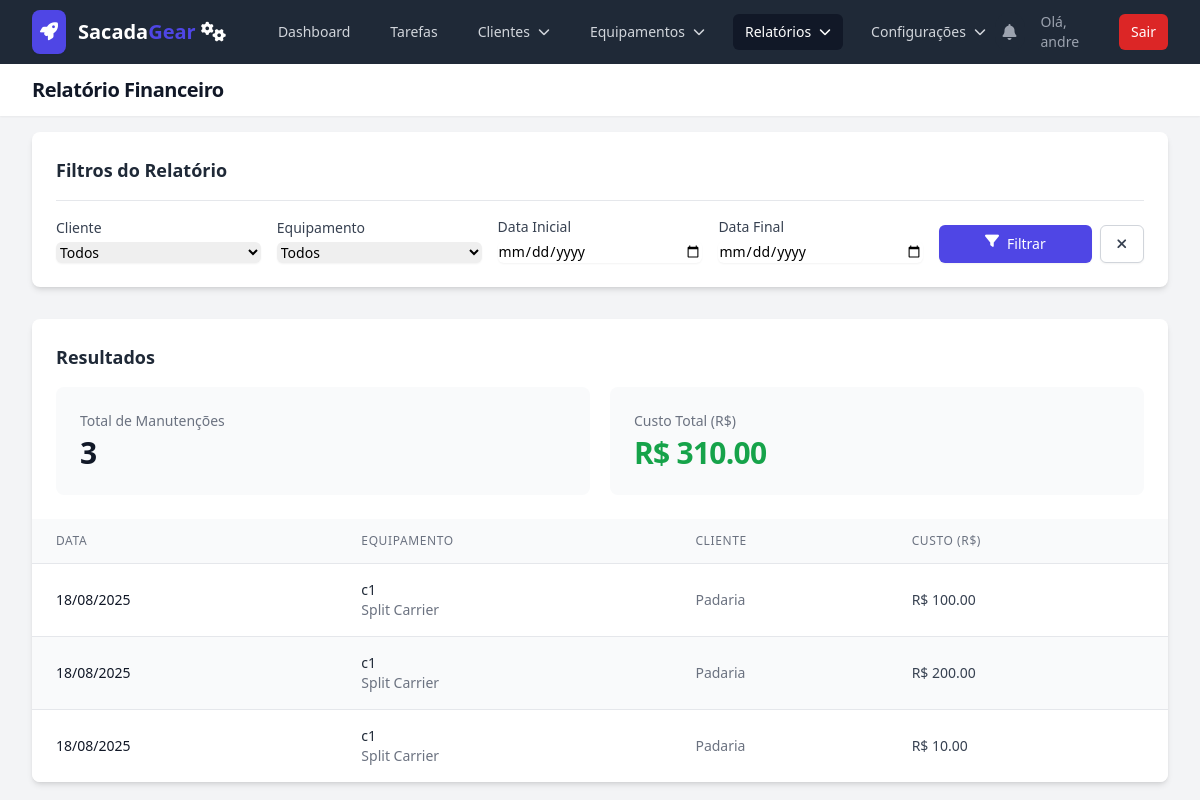
Screenshot of /reports/financial (signed in) with the database file from the repository.
### models.py (models this page shows, shortened)
class User(UserMixin, db.Model):
    id = db.Column(db.Integer, primary_key=True)
    username = db.Column(db.String(80), unique=True, nullable=False)
    password_hash = db.Column(db.String(200), nullable=False)
    role = db.Column(db.String(20), nullable=False, default='technician')
    equipments = db.relationship('Equipment', backref='operator', lazy=True)
    maintenance_records = db.relationship('MaintenanceHistory', backref='technician', lazy=True)
    created_tasks = db.relationship('Task', back_populates='creator', foreign_keys='Task.creator_id')

class MaintenanceHistory(db.Model):
    id = db.Column(db.Integer, primary_key=True)
    maintenance_date = db.Column(db.Date, nullable=False, default=datetime.utcnow)
    category = db.Column(db.String(50), nullable=False)
    description = db.Column(db.Text, nullable=False)
    equipment_id = db.Column(db.Integer, db.ForeignKey('equipment.id'), nullable=False)
    technician_id = db.Column(db.Integer, db.ForeignKey('user.id'), nullable=False)
    cost = db.Column(db.Numeric(10, 2), nullable=True)

class Equipment(db.Model):
    id = db.Column(db.Integer, primary_key=True)
    code = db.Column(db.String(50), nullable=False, unique=True)
    model = db.Column(db.String(150), nullable=False)
    location = db.Column(db.String(200), nullable=False)
    description = db.Column(db.Text, nullable=True)
    install_date = db.Column(db.Date, nullable=True)
    last_maintenance_date = db.Column(db.Date, nullable=True)
    next_maintenance_date = db.Column(db.Date, nullable=False)
    user_id = db.Column(db.Integer, db.ForeignKey('user.id'), nullable=False)
    client_id = db.Column(db.Integer, db.ForeignKey('client.id'), nullable=False)
    is_archived = db.Column(db.Boolean, default=False, nullable=False)
    maintenance_history = db.relationship('MaintenanceHistory', backref='equipment', lazy='dynamic', cascade="all, delete-orphan")

class Client(db.Model):
    id = db.Column(db.Integer, primary_key=True)
    name = db.Column(db.String(150), nullable=False, unique=True)
    address = db.Column(db.String(250), nullable=True)
    contact_person = db.Column(db.String(100), nullable=True)
    phone = db.Column(db.String(20), nullable=True)
    equipments = db.relationship('Equipment', backref='client', lazy=True)
    is_archived = db.Column(db.Boolean, default=False, nullable=False)

### app.py (the view)
    @app.route('/reports/financial')
    @login_required
    @admin_required
    def financial_report():
        clients = Client.query.filter_by(is_archived=False).order_by(Client.name).all()
        equipments = Equipment.query.filter_by(is_archived=False).order_by(Equipment.code).all()
        client_id = request.args.get('client_id', type=int)
        equipment_id = request.args.get('equipment_id', type=int) # <-- NOVO
        start_date_str = request.args.get('start_date')
        end_date_str = request.args.get('end_date')
        query = db.session.query(MaintenanceHistory).join(Equipment)
        if client_id:
            query = query.filter(Equipment.client_id == client_id)
        if equipment_id: # <-- NOVO
            query = query.filter(MaintenanceHistory.equipment_id == equipment_id)
        if start_date_str:
            start_date = datetime.strptime(start_date_str, '%Y-%m-%d').date()
            query = query.filter(MaintenanceHistory.maintenance_date >= start_date)
        if end_date_str:
            end_date = datetime.strptime(end_date_str, '%Y-%m-%d').date()
            query = query.filter(MaintenanceHistory.maintenance_date <= end_date)
        records = query.order_by(desc(MaintenanceHistory.maintenance_date)).all()
        total_cost = sum(record.cost for record in records if record.cost is not None)
        return render_template('financial_report.html',
                               clients=clients,
                               equipments=equipments, # <-- NOVO
                               records=records,
                               total_cost=total_cost,
                               filters=request.args)

### templates/financial_report.html (shortened to what this page needs)
{% extends "base.html" %}
{% block header %}Relatório Financeiro{% endblock %}
{% block content %}
<div class="space-y-8">
    <div class="bg-white p-4 sm:p-6 rounded-lg shadow-md">
        <h2 class="text-lg font-semibold text-gray-800 border-b border-gray-200 pb-4">Filtros do Relatório</h2>
        <form method="GET" action="{{ url_for('financial_report') }}" class="mt-4">
            <div class="grid grid-cols-1 sm:grid-cols-2 lg:grid-cols-5 gap-4 items-end">
                <div>
                    <label for="client_id" class="block text-sm font-medium text-gray-700">Cliente</label>
                    <select id="client_id" name="client_id" class="mt-1 block w-full rounded-md border-gray-300 shadow-sm focus:border-indigo-500 focus:ring-indigo-500 sm:text-sm">
                        <option value="">Todos</option>
                    </select>
                </div>
                <div>
                    <label for="equipment_id" class="block text-sm font-medium text-gray-700">Equipamento</label>
                    <select id="equipment_id" name="equipment_id" class="mt-1 block w-full rounded-md border-gray-300 shadow-sm focus:border-indigo-500 focus:ring-indigo-500 sm:text-sm">
                        <option value="">Todos</option>
                    </select>
                </div>
                <div>
                    <label for="start_date" class="block text-sm font-medium text-gray-700">Data Inicial</label>
                    <input type="date" name="start_date" id="start_date" value="{{ filters.get('start_date', '') }}" class="mt-1 block w-full rounded-md border-gray-300 shadow-sm focus:border-indigo-500 focus:ring-indigo-500 sm:text-sm">
                </div>
                <div>
                    <label for="end_date" class="block text-sm font-medium text-gray-700">Data Final</label>
                    <input type="date" name="end_date" id="end_date" value="{{ filters.get('end_date', '') }}" class="mt-1 block w-full rounded-md border-gray-300 shadow-sm focus:border-indigo-500 focus:ring-indigo-500 sm:text-sm">
                </div>
                <div class="flex gap-2">
                    <button type="submit" class="w-full inline-flex justify-center rounded-md border border-transparent bg-indigo-600 py-2 px-4 text-sm font-medium text-white shadow-sm hover:bg-indigo-700">
                        <i class="fas fa-filter mr-2"></i>Filtrar
                    </button>
                    <a href="{{ url_for('financial_report') }}" title="Limpar Filtros" class="inline-flex justify-center items-center rounded-md border border-gray-300 bg-white py-2 px-4 text-sm font-medium text-gray-700 shadow-sm hover:bg-gray-50">
                        <i class="fas fa-times"></i>
                    </a>
                </div>
            </div>
        </form>
    </div>
    <div class="bg-white shadow-md rounded-lg overflow-hidden">
        <div class="p-4 sm:p-6">
            <h2 class="text-lg font-semibold text-gray-800">Resultados</h2>
            {% if records %}
                <div class="mt-4">
                    <dl class="grid grid-cols-1 gap-5 sm:grid-cols-2">
                        <div class="overflow-hidden rounded-lg bg-gray-50 px-4 py-5 sm:p-6">
                            <dt class="truncate text-sm font-medium text-gray-500">Total de Manutenções</dt>
                            <dd class="mt-1 text-3xl font-semibold tracking-tight text-gray-900">{{ records|length }}</dd>
                        </div>
                        <div class="overflow-hidden rounded-lg bg-gray-50 px-4 py-5 sm:p-6">
                            <dt class="truncate text-sm font-medium text-gray-500">Custo Total (R$)</dt>
                            <dd class="mt-1 text-3xl font-semibold tracking-tight text-green-600">R$ {{ '%.2f'|format(total_cost) }}</dd>
                        </div>
                    </dl>
                </div>
            {% endif %}
        </div>
        <div class="overflow-x-auto">
            <table class="min-w-full divide-y divide-gray-200">
                <thead class="bg-gray-50">
                    <tr>
                        <th scope="col" class="py-3.5 pl-4 pr-3 text-left text-xs font-medium text-gray-500 uppercase tracking-wider sm:pl-6">Data</th>
                        <th scope="col" class="px-3 py-3.5 text-left text-xs font-medium text-gray-500 uppercase tracking-wider">Equipamento</th>
                        <th scope="col" class="px-3 py-3.5 text-left text-xs font-medium text-gray-500 uppercase tracking-wider">Cliente</th>
                        <th scope="col" class="px-3 py-3.5 text-left text-xs font-medium text-gray-500 uppercase tracking-wider">Custo (R$)</th>
                    </tr>
                </thead>
                <tbody class="bg-white divide-y divide-gray-200">
                    {% for record in records %}
                    <tr class="even:bg-gray-50">
                        <td class="whitespace-nowrap py-4 pl-4 pr-3 text-sm font-medium text-gray-900 sm:pl-6">{{ record.maintenance_date.strftime('%d/%m/%Y') }}</td>
                        <td class="px-3 py-4 text-sm text-gray-500">
                            <div class="font-medium text-gray-800">{{ record.equipment.code }}</div>
                            <div class="text-gray-500">{{ record.equipment.model }}</div>
                        </td>
                        <td class="px-3 py-4 text-sm text-gray-500">{{ record.equipment.client.name }}</td>
                        <td class="px-3 py-4 text-sm font-medium text-gray-700">R$ {{ '%.2f'|format(record.cost) if record.cost is not none else '0.00' }}</td>
                    </tr>
                    {% endfor %}
                </tbody>
            </table>
        </div>
    </div>
</div>
{% endblock %}

### templates/base.html (shortened to what this page needs)
<!DOCTYPE html>
<html lang="pt-br" class="h-full bg-gray-100">
<head>
    <script src="https://cdn.tailwindcss.com"></script>
    <link rel="stylesheet" href="https://rsms.me/inter/inter.css">
    <link rel="stylesheet" href="https://cdnjs.cloudflare.com/ajax/libs/font-awesome/6.5.2/css/all.min.css">
</head>
<body class="h-full">
    <div class="min-h-full">
        <nav class="bg-gray-800" x-data="{ mobileMenuOpen: false }">
            <div class="mx-auto max-w-7xl px-4 sm:px-6 lg:px-8">
                <div class="flex h-16 items-center justify-between">
                    <div class="flex items-center">
                        <div class="flex-shrink-0">
                           <a href="{{ url_for('dashboard') if current_user.is_authenticated else url_for('login') }}" class="flex items-center space-x-3 rtl:space-x-reverse">
                               <div class="bg-primary-600 text-white p-2 rounded-lg shadow-sm"><i class="fas fa-rocket text-lg"></i></div>
                               <span class="text-xl font-bold text-white">Sacada<span class="text-primary-600">Gear</span> <i class="fa-solid fa-gears"></i></span>
                           </a>
                        </div>
                        <div class="hidden md:block">
                            <div class="ml-10 flex items-baseline space-x-4">
                                {% if current_user.is_authenticated %}
                                    <a href="{{ url_for('dashboard') }}" class="{% if request.endpoint == 'dashboard' %}bg-gray-900 text-white{% else %}text-gray-300 hover:bg-gray-700 hover:text-white{% endif %} rounded-md px-3 py-2 text-sm font-medium">Dashboard</a>
                                    <a href="{{ url_for('technician_tasks') }}" class="{% if request.endpoint == 'technician_tasks' %}bg-gray-900 text-white{% else %}text-gray-300 hover:bg-gray-700 hover:text-white{% endif %} rounded-md px-3 py-2 text-sm font-medium">Tarefas</a>
                                    {% if current_user.role == 'admin' %}
                                    <div x-data="{ open: false }" class="relative">
                                        <button @click="open = !open" @click.away="open = false" class="{% if request.endpoint in ['client_list', 'new_client', 'edit_client', 'archived_clients'] %}bg-gray-900 text-white{% else %}text-gray-300 hover:bg-gray-700 hover:text-white{% endif %} rounded-md px-3 py-2 text-sm font-medium flex items-center">
                                            <span>Clientes</span><i class="fas fa-chevron-down ml-2 text-xs"></i>
                                        </button>
                                    </div>
                                    <div x-data="{ open: false }" class="relative">
                                        <button @click="open = !open" @click.away="open = false" class="{% if request.endpoint in ['equipment_list', 'new_equipment', 'edit_equipment', 'archived_list'] %}bg-gray-900 text-white{% else %}text-gray-300 hover:bg-gray-700 hover:text-white{% endif %} rounded-md px-3 py-2 text-sm font-medium flex items-center">
                                            <span>Equipamentos</span><i class="fas fa-chevron-down ml-2 text-xs"></i>
                                        </button>
                                    </div>
                                    <div x-data="{ open: false }" class="relative">
                                        <button @click="open = !open" @click.away="open = false" class="{% if request.endpoint in ['financial_report', 'full_history'] %}bg-gray-900 text-white{% else %}text-gray-300 hover:bg-gray-700 hover:text-white{% endif %} rounded-md px-3 py-2 text-sm font-medium flex items-center">
                                            <span>Relatórios</span><i class="fas fa-chevron-down ml-2 text-xs"></i>
                                        </button>
                                    </div>
                                    <div x-data="{ open: false }" class="relative">
                                        <button @click="open = !open" @click.away="open = false" class="{% if request.endpoint in ['manage_settings', 'user_list'] %}bg-gray-900 text-white{% else %}text-gray-300 hover:bg-gray-700 hover:text-white{% endif %} rounded-md px-3 py-2 text-sm font-medium flex items-center">
                                            <span>Configurações</span><i class="fas fa-chevron-down ml-2 text-xs"></i>
                                        </button>
                                    </div>
                                    {% endif %}
                                {% endif %}
                            </div>
                        </div>
                    </div>
                    <div class="hidden md:block">
                        <div class="ml-4 flex items-center md:ml-6">
                            {% if current_user.is_authenticated %}
                            <div x-data="{ open: false }" class="relative">
                                <button @click="open = !open" class="relative rounded-full bg-gray-800 p-2 text-gray-400 hover:text-white focus:outline-none focus:ring-2 focus:ring-white focus:ring-offset-2 focus:ring-offset-gray-800">
                                    <i class="fas fa-bell"></i>
                                </button>
                            </div>
                            <span class="text-gray-400 text-sm ml-4 mr-4">Olá, {{ current_user.username }}</span>
                            <a href="{{ url_for('logout') }}" class="rounded-md bg-red-600 px-3 py-2 text-sm font-medium text-white hover:bg-red-700">Sair</a>
                            {% else %}
                            <a href="{{ url_for('login') }}" class="text-gray-300 hover:bg-gray-700 hover:text-white rounded-md px-3 py-2 text-sm font-medium">Login</a>
                            <a href="{{ url_for('register') }}" class="ml-4 rounded-md bg-indigo-600 px-3 py-2 text-sm font-medium text-white hover:bg-indigo-700">Cadastrar</a>
                            {% endif %}
                        </div>
                    </div>
                </div>
            </div>
        </nav>
        <header class="bg-white shadow-sm">
            <div class="mx-auto max-w-7xl px-4 py-3 sm:px-6 lg:px-8">
                <h1 class="text-lg sm:text-xl font-bold tracking-tight text-gray-900">{% block header %}{% endblock %}</h1>
            </div>
        </header>
        <main>
            <div class="mx-auto max-w-7xl py-4 px-4 sm:px-6 lg:px-8">
                {% block content %}{% endblock %}
            </div>
        </main>
    </div>
</body>
</html>

### templates/base.html (style rules this page uses)
:root { --cor-primaria: #4f46e5; }
.text-primary-600 { color: var(--cor-primaria); }
.bg-primary-600 { background-color: var(--cor-primaria); }

### rows the page displays
User: username "andre"
MaintenanceHistory: maintenance_date "18/08/2025", equipment.code "c1", equipment.model "Split Carrier", equipment.client.name "Padaria", cost "100.00"
MaintenanceHistory: maintenance_date "18/08/2025", equipment.code "c1", equipment.model "Split Carrier", equipment.client.name "Padaria", cost "200.00"
MaintenanceHistory: maintenance_date "18/08/2025", equipment.code "c1", equipment.model "Split Carrier", equipment.client.name "Padaria", cost "10.00"

### other values shown
{{ records|length }} "3"
{{ '%.2f'|format(total_cost) }} "310.00"
